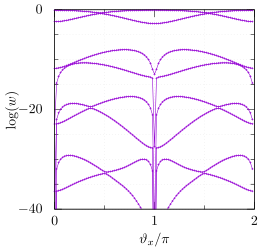

The script that saved this image:
unset multiplot
reset
load 'moreland.gp'
eval setdef('tex','0')

output='sv-flow-log'
if (tex == 1) {
  set lmargin at screen 0
  set rmargin at screen 1
  set bmargin at screen 0
  set tmargin at screen 1
  set term lua tikz standalone createstyle size 2in,2in  #fontscale 0.6
  set output output.'.tex'
}

#fn='svflow_boson'
fn='svflow_nonint_half'
#fn='svflow_fermion'
dat=fn.'.dat'
par=fn.'.par'
load par

###
# do stuff
set xrange [0:2]
set xlabel '$\vartheta_x / \pi$'
set xtics 0, 1
set mxtics 2

set yrange [-40:0]
set ylabel '$\log(w)$'
set ytics -80,20
set mytics 4

set grid xtics ytics  mxtics mytics

p dat u ($2 * 2 / ntx):(log($3**2 / nty)) w linesp pt 1 ps 0.4  pointinterval 1 notit
#p dat u ($2 * 2 / ntx):(log($3**2 / nty)) w l notit
#
###

if (tex == 1){
  unset output
  set term wxt
  build = buildtex(output)
  print '"eval build" to build and preview'
} else {
  #print "press enter to continue"
  #pause -1
}
